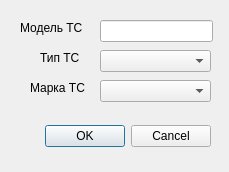
<?xml version="1.0" encoding="UTF-8"?>
<ui version="4.0">
 <class>Dialog</class>
 <widget class="QDialog" name="Dialog">
  <property name="geometry">
   <rect>
    <x>0</x>
    <y>0</y>
    <width>229</width>
    <height>172</height>
   </rect>
  </property>
  <property name="windowTitle">
   <string>Модель</string>
  </property>
  <widget class="QDialogButtonBox" name="buttonBox">
   <property name="geometry">
    <rect>
     <x>10</x>
     <y>120</y>
     <width>201</width>
     <height>32</height>
    </rect>
   </property>
   <property name="orientation">
    <enum>Qt::Horizontal</enum>
   </property>
   <property name="standardButtons">
    <set>QDialogButtonBox::Cancel|QDialogButtonBox::Ok</set>
   </property>
  </widget>
  <widget class="QLineEdit" name="lineEdit">
   <property name="geometry">
    <rect>
     <x>100</x>
     <y>20</y>
     <width>113</width>
     <height>22</height>
    </rect>
   </property>
  </widget>
  <widget class="QLabel" name="label">
   <property name="geometry">
    <rect>
     <x>20</x>
     <y>20</y>
     <width>71</width>
     <height>16</height>
    </rect>
   </property>
   <property name="text">
    <string>Модель ТС</string>
   </property>
  </widget>
  <widget class="QComboBox" name="comboBox">
   <property name="geometry">
    <rect>
     <x>100</x>
     <y>50</y>
     <width>111</width>
     <height>22</height>
    </rect>
   </property>
  </widget>
  <widget class="QLabel" name="label_2">
   <property name="geometry">
    <rect>
     <x>40</x>
     <y>50</y>
     <width>55</width>
     <height>16</height>
    </rect>
   </property>
   <property name="text">
    <string>Тип ТС</string>
   </property>
  </widget>
  <widget class="QLabel" name="label_3">
   <property name="geometry">
    <rect>
     <x>30</x>
     <y>80</y>
     <width>61</width>
     <height>16</height>
    </rect>
   </property>
   <property name="text">
    <string>Марка ТС</string>
   </property>
  </widget>
  <widget class="QComboBox" name="comboBox_2">
   <property name="geometry">
    <rect>
     <x>100</x>
     <y>80</y>
     <width>111</width>
     <height>22</height>
    </rect>
   </property>
  </widget>
 </widget>
 <resources/>
 <connections>
  <connection>
   <sender>buttonBox</sender>
   <signal>accepted()</signal>
   <receiver>Dialog</receiver>
   <slot>accept()</slot>
   <hints>
    <hint type="sourcelabel">
     <x>248</x>
     <y>254</y>
    </hint>
    <hint type="destinationlabel">
     <x>157</x>
     <y>274</y>
    </hint>
   </hints>
  </connection>
  <connection>
   <sender>buttonBox</sender>
   <signal>rejected()</signal>
   <receiver>Dialog</receiver>
   <slot>reject()</slot>
   <hints>
    <hint type="sourcelabel">
     <x>316</x>
     <y>260</y>
    </hint>
    <hint type="destinationlabel">
     <x>286</x>
     <y>274</y>
    </hint>
   </hints>
  </connection>
 </connections>
</ui>
